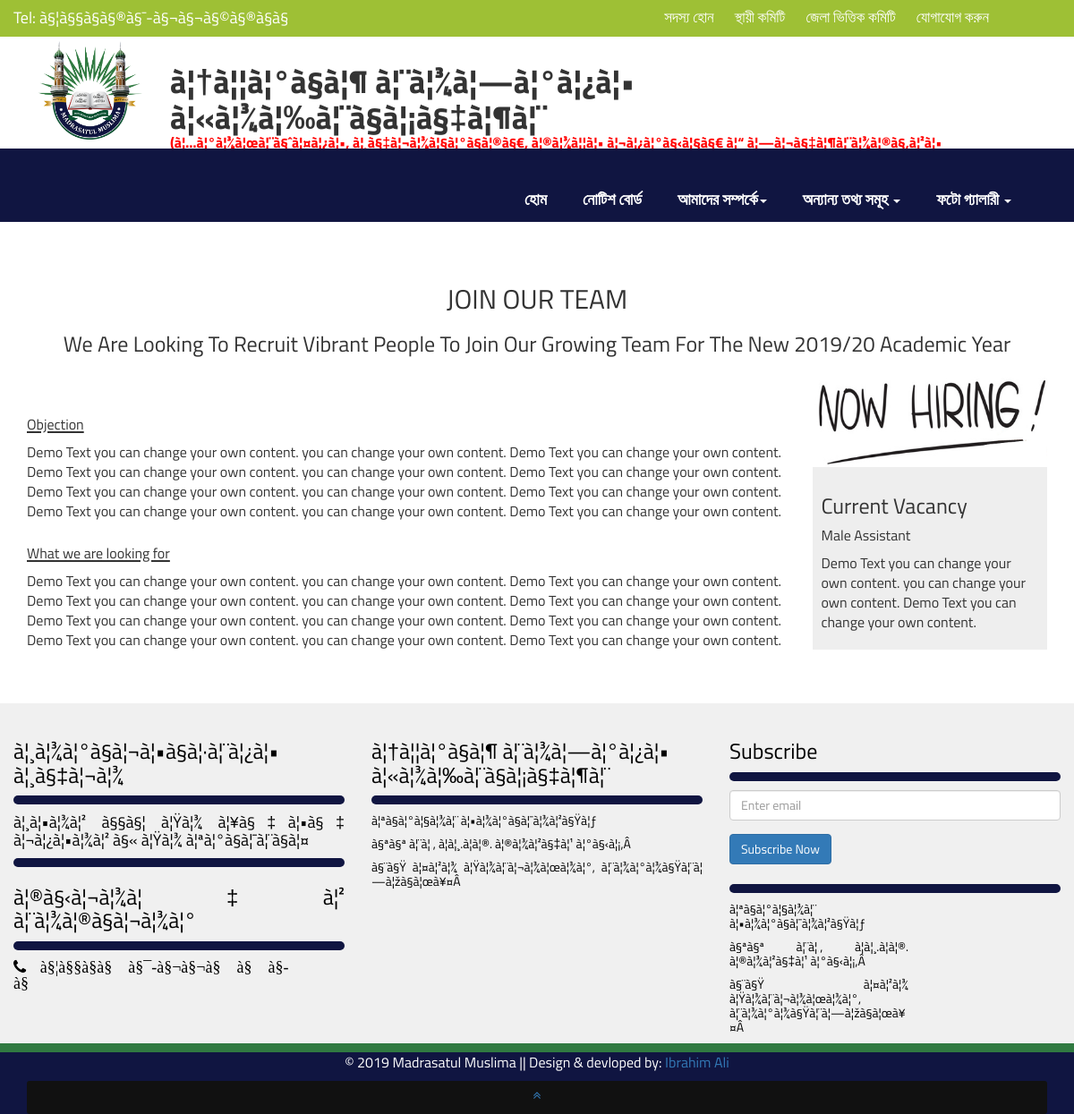
/Jobs.php, run on the app's committed database.
### tables this page shows
CREATE TABLE IF NOT EXISTS `footer_area` (
  `id` smallint(6) NOT NULL AUTO_INCREMENT,
  `Madrasa_hours_title` longtext NOT NULL,
  `Madrasa_hours_time` longtext NOT NULL,
  `Telephone_title` longtext NOT NULL,
  `Telephone_number` longtext NOT NULL,
  `Mobile_number` longtext NOT NULL,
  `Madrasa_address_title` longtext NOT NULL,
  `Madrasa_address` longtext NOT NULL,
  `Madrasa_email_address` longtext NOT NULL,
  PRIMARY KEY (`id`)
);

CREATE TABLE IF NOT EXISTS `site_info` (
  `id` int(11) NOT NULL AUTO_INCREMENT,
  `logo` text NOT NULL,
  `site_titile` text NOT NULL,
  `site_slogan` text NOT NULL,
  PRIMARY KEY (`id`)
);

CREATE TABLE IF NOT EXISTS `header_jobs_page` (
  `id` smallint(6) NOT NULL AUTO_INCREMENT,
  `Title` longtext NOT NULL,
  `Tagline` longtext NOT NULL,
  `Description` longtext NOT NULL,
  `Vacancy` longtext NOT NULL,
  PRIMARY KEY (`id`)
);

### lib/database.php (called while the page is built, shortened)
<?php
class Database{
	public  $host 		= DB_HOST;
	public  $user 		= DB_USER;
	public  $pass 		= DB_PASS;
	public  $dbname 	= DB_NAME;
	public $link;
	private function connectDB(){
		$this->link = new mysqli($this->host,$this->user,$this->pass,$this->dbname);
	}
	public function select($data) {
		$results = $this->link->query($data) or die ($this->link->error.__LINE__);
		if ($results->num_rows > 0) {
			return $results;
		} else {
			return false;
		}
	}
}
?>

### Jobs.php (the view, shortened to what this page needs)
<?php
include("inc/header.php");
?>
<section class="section_wrapper main_wrapper">
<?php
$query= "SELECT * From header_jobs_page where id=1;";
$results=$db->select($query);
if ($results){
?>
<?php
while($showresults=$results->fetch_assoc()){
?>
	<div class="container">
		<div class="row">
			<div class="jobs_wrapper">
				<div class="col-md-12 col-sm-12 col-xs-12 text-center">
					<h2> <?php echo $showresults['Title'];?></h2>
					<h3>  <?php echo $showresults['Tagline'];?> </h3>
				</div>
			</div>
		</div>
		<div class="row">
			<div class="col-md-9 col-sm-9 col-xs-12">
				<div class="jobs_wrapper">
					 <?php echo $showresults['Description'];?>
				</div>
			</div>
			<div class="col-md-3 col-sm-3 col-xs-12">
				<img src="images/jobs_image.png" alt="" class="img-responsive" />
				<div class="Jobs_note">
					 <?php echo $showresults['Vacancy'];?>
				</div>
			</div>
		</div>
	</div>
	<?php }?>
	<?php }?>
</section>
<?php
include("inc/footer.php");
?>

### inc/header.php (shortened to what this page needs)
<?php
include("lib/database.php");
$db = new Database();
?>
<!DOCTYPE html>
<html lang="en">
<head>
  <link rel="stylesheet" href="css/font-awesome.min.css">
  <link rel="stylesheet" href="css/animate.css">
  <link rel="stylesheet" href="css/bootstrap.css">
  <link rel="stylesheet" href="css/bootstrap.min.css">
  <link rel="stylesheet" href="css/thumbnail-slider.css">
  <link rel="stylesheet" href="css/custom.css">
</head>
<body>
<section class="top_bar" id="top_bar"  >
	<div class="container-fluid">
		<div class="row div col-md-5 col-sm-3 col-xs-12">
		<?php
			$query="SELECT * FROM footer_area";
			$results=$db->select($query);
			if ($results){
			?>
			<?php
			while($showresults=$results->fetch_assoc()){
			?>
			<h4>Tel: <?php echo $showresults['Telephone_number']; ?></h4>
		<?php } ?>
		<?php } ?>
		</div>
		<div class="row div col-md-7 col-sm-9 col-xs-12 top_bar_text">
			<ul>
				<li> <a href="jobs.php">সদস্য হোন</a></li>
				<li> <a href="teachers.php">স্থায়ী কমিটি</a></li>
				<li> <a href="teachers.php">জেলা ভিত্তিক কমিটি</a></li>
				<li> <a href="contact_us.php">যোগাযোগ করুন</a></li>
			</ul>
		</div>
	</div>
</section>
<section class="top_content" id="top"  >
	<div class="container">
		<div class="row div col-md-2 col-sm-2 col-xs-4">
		<?php
				$query="SELECT * FROM site_info";
				$results=$db->select($query);
				if ($results){?>
				<?php
				while($show=$results->fetch_assoc()){
			?>
		<div class="logo_wraper_1">
			<img src="admin/<?php echo $show['logo'];?>" alt="" class="img-responsive"/>
		</div>
		</div>
		<div class="row div col-md-10 col-sm-10 col-xs-8 logo_content">
			<h1 style="font-weight:bold"><?php echo $show['site_titile'];?> </h1>
			<p > <?php echo $show['site_slogan'];?> </p>
		</div>
		<?php } ?>
		<?php } ?>
	</div>
</section>
<nav class="navbar navbar-default" id="tf-menu" role="navigation">
	<div class="container">
		<div class="collapse navbar-collapse navbar-right" id="myNavbar">
		  <ul class="nav navbar-nav">
			<li class=""><a  href="index.php"> হোম</a></li>
			<li class=""><a  href="notice.php"> নোটিশ বোর্ড</a></li>
			<li class="dropdown ">
			  <a href="#" class="dropdown-toggle" data-toggle="dropdown" role="button" aria-haspopup="true" aria-expanded="false">আমাদের সম্পর্কে<span class="caret"></span></a>
			</li>
			<li class="dropdown ">
			  <a href="#" class="dropdown-toggle" data-toggle="dropdown" role="button" aria-haspopup="true" aria-expanded="false">অন্যান্য তথ্য সমূহ <span class="caret"></span></a>
			</li>
			<li class="dropdown ">
			  <a href="#" class="dropdown-toggle" data-toggle="dropdown" role="button" aria-haspopup="true" aria-expanded="false">ফটো গ্যালারী <span class="caret"></span></a>
			</li>
		  </ul>
		</div>
	  </div>
</nav>

### inc/footer.php (shortened to what this page needs)
<?php
$db = new Database();
?>
<section class="footer text-center" id="footer">
	<div class="container-fluid">
			<?php
			$query="SELECT * FROM footer_area";
			$results=$db->select($query);
			if ($results){
			?>
			<?php
			while($showresults=$results->fetch_assoc()){
			?>
		<div class="row">
			<div class="col-xs-12 col-sm-6 col-md-4 col-lg-4">
				<div class="footer_wrapper text-justify">
					<h3> <?php echo $showresults['Madrasa_hours_title']; ?> </h3>
					<div class="f_hr"> </div>
					<h4><?php echo $showresults['Madrasa_hours_time']; ?></h4>
					<div class="f_hr"> </div>
					<h3> <?php echo $showresults['Telephone_title']; ?></h3>
					<div class="f_hr"> </div>
					<h4><span class="fa fa-phone"> <?php echo $showresults['Telephone_number']; ?> </h4>
				</div>
			</div>
			<div class="col-xs-12 col-sm-6 col-md-4 col-lg-4">
				<div class="footer_wrapper">
				<h3> <?php echo $showresults['Madrasa_address_title']; ?>  </h3>
				<div class="f_hr"> </div>
				<h4 style="width:100%;">
				<?php echo $showresults['Madrasa_address']; ?>
				</h4>
				</div>
			</div>
			<div class="col-xs-12 col-sm-6 col-md-4 col-lg-4">
				<div class="footer_wrapper">
					<h3> Subscribe</h3>
					<div class="f_hr"> </div>
					<form action="" method="post">
					  <div class="form-group">
						<input type="email" class="form-control" name="email" id="exampleInputEmail1" aria-describedby="emailHelp" placeholder="Enter email" required>
					   </div>
					  <button type="submit" name="submit" class="btn btn-primary btn-md">Subscribe Now</button>
					</form>
					<br>
					<div class="f_hr"> </div>
					<h4 style="width:200px;">
					<?php echo $showresults['Madrasa_address']; ?>
					</h4>
				</div>
				</div>
		</div>
		<?php } ?>
		<?php } ?>
		</div>
 </section>
 <section class="fotter_bg_1">
 </section>
 <section class="text-center fotter_bg_2" >
	<div class="container">
		<div class="row ">
			<div class="col-sm-12 col-md-12 col-xs-12 ">
				<p style="color:#fff;"> &copy 2019 Madrasatul Muslima || Design & devloped by: <a href="https://www.facebook.com/ibrahimaliwd">Ibrahim Ali</a> </p>
			</div>
		</div>
		<div id="back-to-top" data-spy="affix" data-offset-top="10" class="back-to-top affix">
				<a href="#top_bar" class=" animated4 page-scroll"> <i class="fa fa-angle-double-up"></i></a>
		</div>
	</div>
 </section>
</body>
</html>

### css/custom.css (style rules this page uses)
body { font-family: 'Titillium Web', sans-serif; line-height: 22px; color: #0000000; background:#fff; }
.top_bar { background:#9EC035; color:#fff; }
.top_bar ul { list-style:none; padding-top: 8px; }
.top_bar ul li { display:inline-block; margin-right: 20px; }
.top_bar ul li a { text-decoration: none; color: #FFF; font-size: 17px; }
.top_bar_text { text-align:right; }
.top_content { height:125px; padding-top:10px; position:relative; z-index:1; }
.top_content p { font-weight:bold; margin-top:-12px; font-size:16px; color:red; }
.logo_wraper_1 img { max-height: 164px; width: 121px; margin-left: 10px; margin-top:-10px; }
#tf-menu { transition: all 0.8s ease 0s; position:relative; z-index:2; }
.navbar-default { background:#101541; border-color: #eee; border-bottom:10px solid #545598; }
.navbar { border: 0 none; border-radius: 0; font-size:16px; letter-spacing:2px; margin-bottom: 0; padding-top: 5px; font-family: 'Titillium Web', sans-serif; text-transform: capitalize; letter-spacing:0px; }
.navbar-nav { text-transform: capitalize; font-size: 12px; margin-top:-4px; letter-spacing:0px; }
.navbar-default .navbar-nav > li { border-radius: 5px 5px 0px 0px; margin-right:5px; letter-spacing:0px; }
.navbar-default .navbar-nav > li > a { color:#fff; margin-right:5px; font-size:18px; font-family: 'Titillium Web', sans-serif; font-weight:bold; letter-spacing:0px; }
.text-center { text-align:center; }
p { font-size: 16px; }
.section_wrapper { padding-top:20px; padding-bottom:20px; }
.footer { background:#F0F0F0; text-align:left; padding-top:20px; color:#000; }
.footer p { font-size: 14px; line-height: 16px; text-align: left; padding: 0px; color:#000; text-align:justify; }
.f_hr { height:10px; background:#101541; margin-bottom:10px; border-radius:5px; }
.fotter_bg_1 { background:#307A41; height:10px; }
.fotter_bg_2 { background:#101541; }
.fotter_bg_2 p { color#fff; }
#back-to-top { background: #111 none repeat scroll 0% 0%; padding: 5px 20px 10px; border-radius: 3px; right: 40px; top: auto; z-index: 1; }
.page-scroll i { padding: ; }
.jobs_wrapper { padding-top:30px; padding-bottom:30px; }
.Jobs_note { background:#eee; padding:10px; }

### data on the page
footer_area: Telephone_number "à§¦à§§à§­à§®à§¯-à§¬à§¬à§©à§®à§­à§­", Madrasa_hours_title "à¦¸à¦¾à¦°à§à¦¬à¦•à§à¦·à¦¨à¦¿à¦• à¦¸à§‡à¦¬à¦¾", Madrasa_hours_time "à¦¸à¦•à¦¾à¦² à§§à§¦ à¦Ÿà¦¾ à¦¥à§‡à¦•à§‡ à¦¬à¦¿à¦•à¦¾à¦² à§« à¦Ÿà¦¾ à¦ªà¦°à§à¦¯à¦¨à§à¦¤", Telephone_title "à¦®à§‹à¦¬à¦¾à¦‡à¦² à¦¨à¦¾à¦®à§à¦¬à¦¾à¦°", Madrasa_address_title "à¦†à¦¦à¦°à§à¦¶ à¦¨à¦¾à¦—à¦°à¦¿à¦• à¦«à¦¾à¦‰à¦¨à§à¦¡à§‡à¦¶à¦¨", Madrasa_address "à¦ªà§à¦°à¦§à¦¾à¦¨ à¦•à¦¾à¦°à§à¦¯à¦¾à¦²à§Ÿà¦ƒ à§ªà§ª à¦¨à¦‚, à¦à¦¸.à¦à¦®. à¦®à¦¾à¦²à§‡à¦¹ à¦°à§‹à¦¡,Â à§¨à§Ÿ à¦¤à¦²à¦¾ à¦Ÿà¦¾à¦¨à¦¬à¦¾à¦œà¦¾à¦°, à¦¨à¦¾à¦°à¦¾à§Ÿà¦¨à¦—à¦žà§à¦œà¥¤Â"
site_info: logo (picture), site_titile "à¦†à¦¦à¦°à§à¦¶ à¦¨à¦¾à¦—à¦°à¦¿à¦• à¦«à¦¾à¦‰à¦¨à§à¦¡à§‡à¦¶à¦¨", site_slogan "(à¦…à¦°à¦¾à¦œà¦¨à§ˆà¦¤à¦¿à¦•, à¦¸à§‡à¦¬à¦¾à¦§à¦°à§à¦®à§€, à¦®à¦¾à¦¦à¦• à¦¬à¦¿à¦°à§‹à¦§à§€ à¦“ à¦—à¦¬à§‡à¦¶à¦¨à¦¾à¦®à§‚à¦²à¦•…"
header_jobs_page: Title "JOIN OUR TEAM", Tagline "We Are Looking To Recruit Vibrant People To Join Our Growing Team For The New 2019/20 Academic Year", Description "Objection Demo Text you can change your own content. you can change your own content. Demo Text you can change your own content. Demo Text you can change your own content. you can change your own content. Demo Text you can change your own content. Demo Text you can change your own content. you can change your own content. Demo Text you can change your own content. Demo Text you can change your own content. you can change your own content. Demo Text you can change your own content. What we are looking for Demo Text you can change your own content. you can change your own content. Demo Text you can change your own content. Demo Text you can change your own content. you can change your own…", Vacancy "Current Vacancy Male Assistant Demo Text you can change your own content. you can change your own content. Demo Text you can change your own content."
